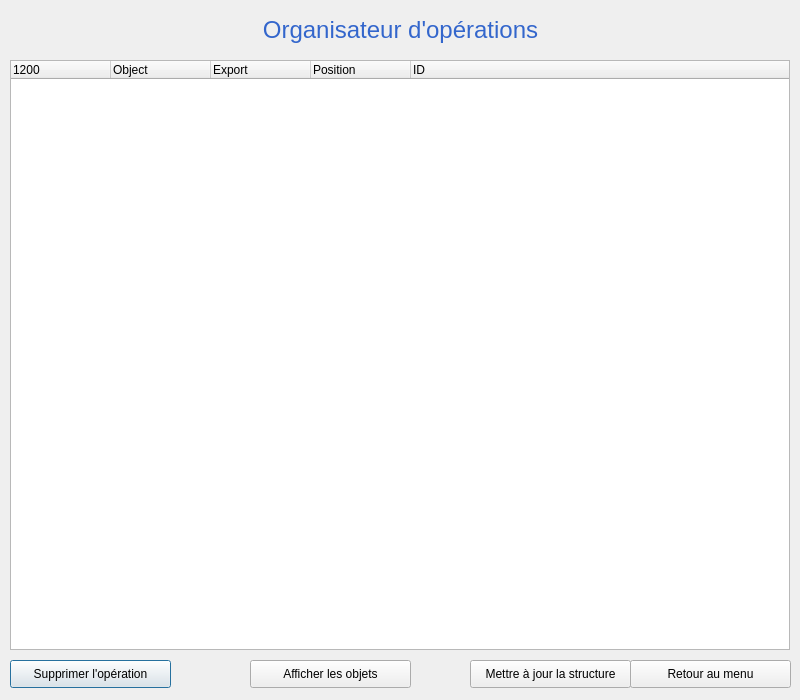
<?xml version="1.0" encoding="UTF-8"?>
<ui version="4.0">
 <class>Dialog_operationOrganisator</class>
 <widget class="QDialog" name="Dialog_operationOrganisator">
  <property name="geometry">
   <rect>
    <x>0</x>
    <y>0</y>
    <width>800</width>
    <height>700</height>
   </rect>
  </property>
  <property name="minimumSize">
   <size>
    <width>500</width>
    <height>700</height>
   </size>
  </property>
  <property name="maximumSize">
   <size>
    <width>800</width>
    <height>700</height>
   </size>
  </property>
  <property name="windowTitle">
   <string>Dialog</string>
  </property>
  <widget class="QLabel" name="labelTitle_operationsTree">
   <property name="geometry">
    <rect>
     <x>0</x>
     <y>0</y>
     <width>801</width>
     <height>60</height>
    </rect>
   </property>
   <property name="font">
    <font>
     <family>MS Shell Dlg 2</family>
    </font>
   </property>
   <property name="text">
    <string>&lt;html&gt;&lt;head/&gt;&lt;body&gt;&lt;p&gt;&lt;span style=&quot; font-size:18pt; color:#3366cc;&quot;&gt;Organisateur d'opérations&lt;/span&gt;&lt;/p&gt;&lt;/body&gt;&lt;/html&gt;</string>
   </property>
   <property name="alignment">
    <set>Qt::AlignCenter</set>
   </property>
  </widget>
  <widget class="QTreeWidget" name="treeWidget">
   <property name="geometry">
    <rect>
     <x>10</x>
     <y>60</y>
     <width>780</width>
     <height>590</height>
    </rect>
   </property>
   <property name="editTriggers">
    <set>QAbstractItemView::DoubleClicked|QAbstractItemView::EditKeyPressed</set>
   </property>
   <property name="sortingEnabled">
    <bool>false</bool>
   </property>
   <property name="allColumnsShowFocus">
    <bool>false</bool>
   </property>
   <column>
    <property name="text">
     <string>1200</string>
    </property>
   </column>
   <column>
    <property name="text">
     <string>Object</string>
    </property>
   </column>
   <column>
    <property name="text">
     <string notr="true">Export</string>
    </property>
   </column>
   <column>
    <property name="text">
     <string>Position</string>
    </property>
   </column>
   <column>
    <property name="text">
     <string>ID</string>
    </property>
   </column>
  </widget>
  <widget class="QPushButton" name="pushButton_deleteOperation">
   <property name="geometry">
    <rect>
     <x>10</x>
     <y>660</y>
     <width>161</width>
     <height>28</height>
    </rect>
   </property>
   <property name="toolTip">
    <string>&lt;html&gt;&lt;head/&gt;&lt;body&gt;&lt;p&gt;L'opération sera supprimée dans la structure de donnée mais restera présente dans l'étude Salome.&lt;/p&gt;&lt;/body&gt;&lt;/html&gt;</string>
   </property>
   <property name="text">
    <string>Supprimer l'opération</string>
   </property>
  </widget>
  <widget class="QPushButton" name="pushButton_return">
   <property name="geometry">
    <rect>
     <x>630</x>
     <y>660</y>
     <width>161</width>
     <height>28</height>
    </rect>
   </property>
   <property name="text">
    <string>Retour au menu</string>
   </property>
  </widget>
  <widget class="QPushButton" name="pushButton_update_data">
   <property name="geometry">
    <rect>
     <x>470</x>
     <y>660</y>
     <width>161</width>
     <height>28</height>
    </rect>
   </property>
   <property name="text">
    <string>Mettre à jour la structure</string>
   </property>
  </widget>
  <widget class="QPushButton" name="pushButton_displayItem">
   <property name="geometry">
    <rect>
     <x>250</x>
     <y>660</y>
     <width>161</width>
     <height>28</height>
    </rect>
   </property>
   <property name="toolTip">
    <string>&lt;html&gt;&lt;head/&gt;&lt;body&gt;&lt;p&gt;Affiche les objets selectionnés dans l'étude Salome.&lt;/p&gt;&lt;/body&gt;&lt;/html&gt;</string>
   </property>
   <property name="text">
    <string>Afficher les objets</string>
   </property>
  </widget>
 </widget>
 <tabstops>
  <tabstop>treeWidget</tabstop>
  <tabstop>pushButton_update_data</tabstop>
  <tabstop>pushButton_return</tabstop>
  <tabstop>pushButton_deleteOperation</tabstop>
 </tabstops>
 <resources/>
 <connections/>
</ui>
